Frame 1 (no input): blank canvas, image omitted
Frame 60 (the mouse pressed at the canvas centre just before this capture): blank canvas, image omitted
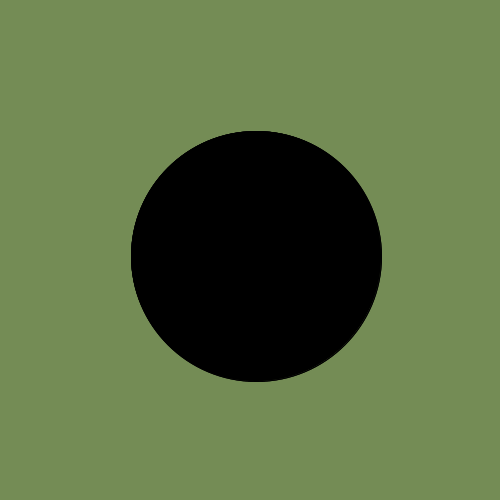
Frame 120 (the mouse held since frame 60 and released just before this capture)

The Processing sketch whose frames 1 and 60 were blank and that drew this single picture after the mouse press (run headless with seeded random() and noise(); from frame 60 on, the mouse is pressed at the canvas centre):

// Processing sketch: processing_175284
// ── processing_175284.pde

void setup(){
size(500,500);
background(255,255,255);
}
float x=0;
float y=0;
float r=0;
float g=0;
float b=0;
float c=0;
float m=0;
float t=0;
void draw(){
background(r,g,b);
if(x==30){
r=random(0,255);
g=random(0,255);
b=random(0,255);
x=0;
}
fill(c,m,t);
if(y==15){
c=random(0,255);
m=random(0,255);
t=random(0,255);
y=0;
}
ellipse(256,256,mouseX,mouseY);
ellipse(256,256,mouseY,mouseX);
x=x+1;
}
//there are only 2 types of numbers computers uses: integers and decimals.
